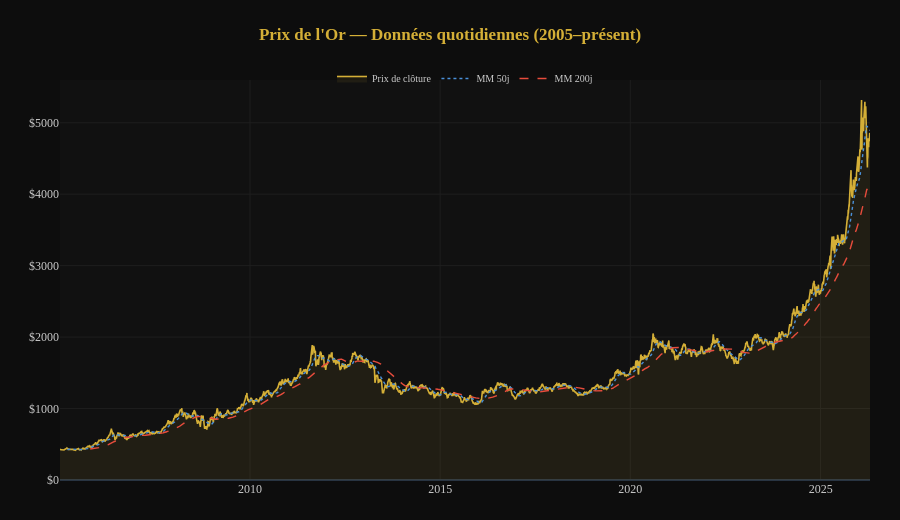

Source (notebook cell):
### Markdown cell above
# Visualisation

### Code cell
# 0 — Or quotidien brut 
plot_gold_daily()

### Figure 1 — Plotly figure (JSON) as saved in the notebook; plotly's stock layout.template omitted (floating-point values rounded to 4 significant figures; data arrays with more than 128 entries replaced by an {"elided": "..."} marker saying what was removed)
{"data": [{"fill": "tozeroy", "fillcolor": "rgba(212,175,55,0.08)", "hovertemplate": "%{x|%d %b %Y}<br>$%{y:,.0f}<extra></extra>", "line": {"color": "#D4AF37", "width": 1.6}, "name": "Prix de clôture", "type": "scatter", "x": {"elided": "5352 str values"}, "y": {"elided": "5352 float values"}}, {"hovertemplate": "MM50: $%{y:,.0f}<extra></extra>", "line": {"color": "#4A90D9", "dash": "dot", "width": 1.4}, "name": "MM 50j", "type": "scatter", "x": {"elided": "5352 str values"}, "y": {"elided": "5352 float values"}}, {"hovertemplate": "MM200: $%{y:,.0f}<extra></extra>", "line": {"color": "#E74C3C", "dash": "dash", "width": 1.4}, "name": "MM 200j", "type": "scatter", "x": {"elided": "5352 str values"}, "y": {"elided": "5352 float values"}}], "layout": {"font": {"color": "#CCCCCC", "family": "Georgia"}, "height": 520, "hovermode": "x unified", "legend": {"bgcolor": "rgba(0,0,0,0)", "font": {"size": 10}, "orientation": "h", "x": 0.5, "xanchor": "center", "y": 1.04}, "margin": {"b": 40, "l": 60, "r": 30, "t": 80}, "paper_bgcolor": "#0D0D0D", "plot_bgcolor": "#111111", "title": {"font": {"color": "#D4AF37", "size": 17}, "text": "<b>Prix de l'Or — Données quotidiennes (2005–présent)</b>", "x": 0.5}, "xaxis": {"gridcolor": "#1E1E1E", "tickformat": "%Y"}, "yaxis": {"gridcolor": "#1E1E1E", "tickprefix": "$"}}}
